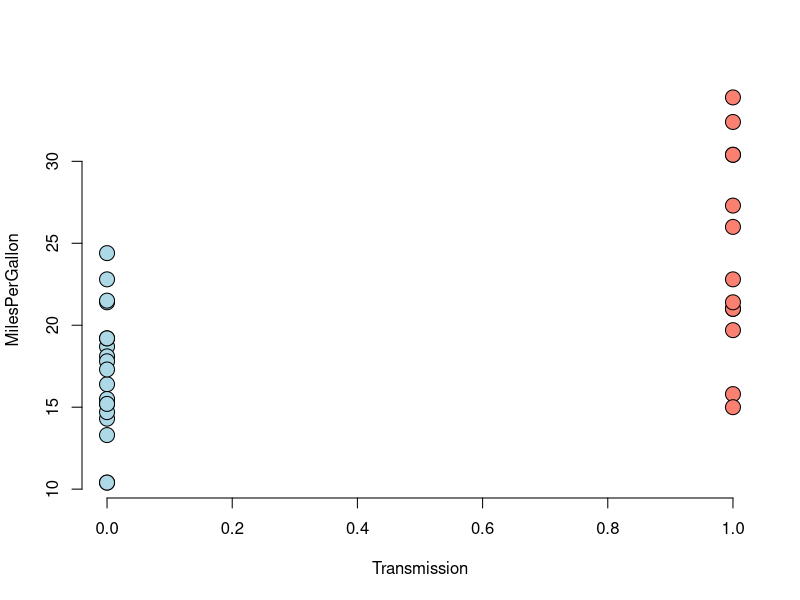

Generate this figure with R:
## ---- chunk 1
 carsdf <- data.frame(mtcars)
head(carsdf)
y<-carsdf$mpg
x<-carsdf$am
idx<-x==0

plot(x, y,xlab="Transmission",ylab="MilesPerGallon" ,type = "n", frame = FALSE)
points(x[idx], y[idx], pch = 21, col = "black", bg = "lightblue", cex = 2)
points(x[!idx], y[!idx], pch = 21, col = "black", bg = "salmon", cex = 2)

## ---- chunk 2
lmmpgtr <- lm(y~factor(x))
summary(lmmpgtr)$coef

## ---- chunk 3
fit2<-lm(y~factor(x)+carsdf$wt)
summary(fit2)$coef

## ---- chunk 4
fit2<-lm(y~factor(x)+carsdf$wt)
anova(lmmpgtr,fit2)

